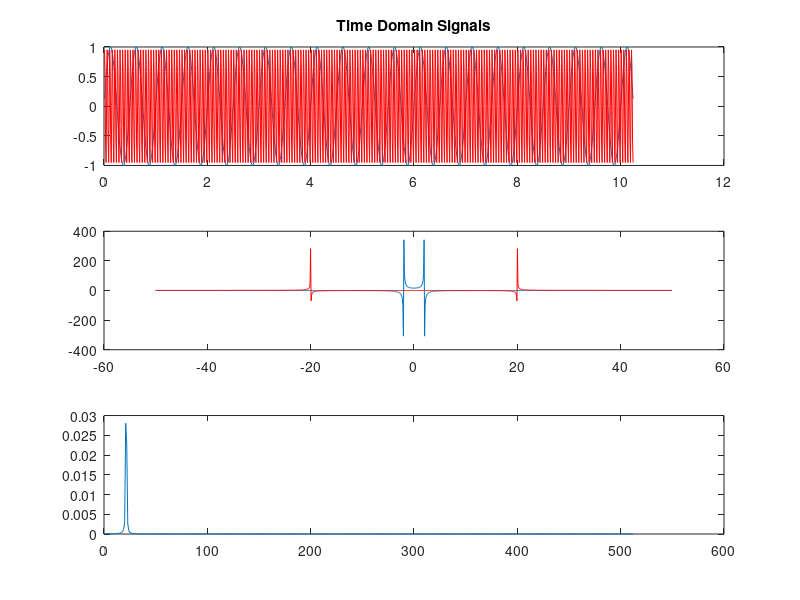

Recreate this plot in MATLAB.
%%%%%%%%%%%%%%%%%%%%%%%%%%%%%%%%%%%%%%%%%%%%%%%%
%
%   File:      sampling.m
%   Author(s): Horacio Sanson
%
%   Description:
%     Simple example of a sin wave with spectrum

fs = 100;               % Sampling frequency in Hz -> number of samples per 1 seg
Ts = 1/fs;              % Sampling period
n = [1:1024]*Ts;          % Number of samples to process (5 sec)
fftlength = 1024;       % Size of the fft (the larger the better)


% Generate 2Hz sin signal
fc = 2;                % 2 Hz
x = sin(2*pi*fc.*n);   % Sinusoid signal

% Generate 3Hz sin signal
fc = 20;               % 10 Hz
y = sin(2*pi*fc.*n);   % Sinusoid signal

% Plot signal
figure(1);
subplot(311);
plot(n,x);
hold on;
plot(n,y,'r-');
title('Time Domain Signals');
hold off;

% Plot spectrum
% Obtain the x scale in Hz. Remember that FFT corresponds to th sampling
% rate fs for continuous frequencies and corresponds to 2*pi for discrete
% frequencies.
k = [-fftlength/2:fftlength/2-1].*fs/fftlength;


subplot(312);
plot(k,real(fftshift(fft(x,fftlength))));
hold on;
plot(k,real(fftshift(fft(y,fftlength))), 'r');
hold off;


p = abs(fft(x,fftlength)/length(x)/2).^2;
subplot(313);
plot(p(1:length(x)/2));
